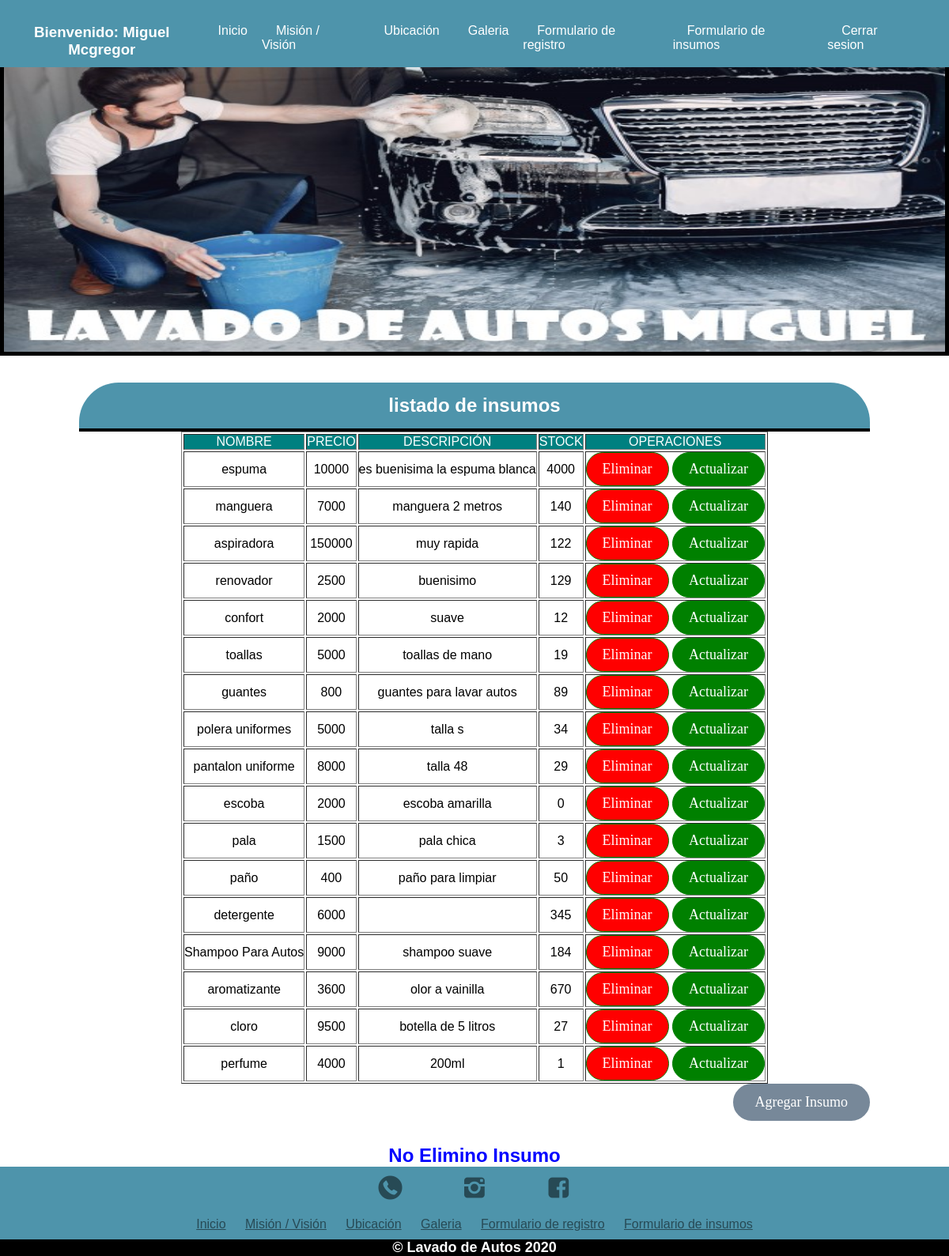
Page /eliminar_in/1/ (signed in) on the committed database.
### miProyectodwy/models.py (models this page shows, shortened)
class Slider1(models.Model):
    ident = models.CharField(max_length=15,primary_key=True)
    imagen = models.ImageField(upload_to='autos',null=True)

class Insumos(models.Model):
    nombre = models.CharField(max_length=120,primary_key=True)
    precio = models.IntegerField()
    descripcion = models.TextField()
    stock = models.IntegerField()

### miProyectodwy/views.py (the view)
# urls.py: path('eliminar_in/<id>/',eliminar_insumo,name='ELIMINARI'),
@login_required(login_url='/login/')
@permission_required('miProyectodwy.view_insumos', login_url='/login/')
@permission_required('miProyectodwy.delete_insumos', login_url='/login/')
def eliminar_insumo(request,id):
    try:
        insumo = Insumos.objects.get(nombre=id)
        insumo.delete()
        msg='Insumo Eliminado'
    except :
        msg='No Elimino Insumo'
    lista = Insumos.objects.all()
    sliders = Slider1.objects.all()
    return render(request,'web/admin_insumos.html',{'lista_insumos':lista, 'msg':msg,'imagenes':sliders})

### miProyectodwy/templates/web/admin_insumos.html (shortened to what this page needs)
{% extends "web/plantilla.html" %}
{% load static%}
{% block contenido %}
        <div class="contenedor">
            <div id="contenido">
                <div id="section2">
                <h2 class="formulariotitulo"> listado de insumos </h2>
                    <table style="margin: auto;" border="1"   >
                          <tr style="background-color: teal; color: white; text-align: center;">
                              <td>NOMBRE</td>
                              <td>PRECIO</td>
                              <td>DESCRIPCIÓN</td>
                              <td>STOCK</td>
                              <td>OPERACIONES</td>
                           </tr>
                        {% for item in lista_insumos %}
                        <tr style="text-align: center;" >
                            <td>{{item.nombre}}</td>
                            <td>{{item.precio}}</td>
                            <td>{{item.descripcion}}</td>
                            <td>{{item.stock}}</td>
                            <td>
                                <input type="button" value="Eliminar" onclick="eliminar('{{item.nombre}}')" class="botonregistrar" style="background-color: red;" >
                                <input type="button" value="Actualizar" onclick="actualizar('{{item.nombre}}')" class="botonregistrar"  >
                                </td>
                        </tr>
                        {% endfor %}
                    </table>
                    <input type="button" onclick="ir()" value="Agregar Insumo" class="botonlimpiar" style="float: right; " >
                </div>
            </div>
        </div>
     <div style="text-align: center; color: blue;">
            <h2>{{msg}}</h2>
        </div>
{% endblock  %}

### miProyectodwy/templates/web/plantilla.html (shortened to what this page needs)
<!DOCTYPE html>
<html lang="es">
{% load static %}
<head>
    <link rel="stylesheet" href="{%static 'iconos/css/fontello.css' %}">
    <link rel="stylesheet" href="{%static 'css/menu.css' %}">
    <link rel="stylesheet" href="{%static 'css/estilos-index.css' %}">
    <link rel="stylesheet" href="{% static 'css/footer.css' %}">
    <link rel="stylesheet" href="{%static 'css/misionvision.css'%}">
    <link rel="stylesheet" href="{%static 'css/ubicacion.css' %}">
    <link rel="stylesheet" href="{%static 'css/galeria.css'  %}">
    <link rel="stylesheet" href=" {%static 'dist/css/lightbox.min.css' %}">
    <link rel="stylesheet" href="{%static 'css/formulario_registro.css' %}">
    <link rel="stylesheet" href=" {%static 'css/formulario_insumos.css' %}">
    <link rel="stylesheet" href="{%static 'js/script.js' %}">
</head>
<body>
    <header>
        <nav class="menu">
            <ul>
                {% if user.is_authenticated %}
                <li><h3 style="text-align: center; ; color: white; font-family: 'Franklin Gothic Medium', 'Arial Narrow', Arial, sans-serif; ">Bienvenido: {{user.first_name}} {{user.last_name}}</h3></li>
                {% endif %}
                <li><a href="{% url 'INDEX' %}">Inicio</a></li>
                <li><a href="{% url 'MISIONVISION' %}">Misión / Visión</a></li>
                <li><a href="{% url 'UBICACION' %}">Ubicación</a></li>
                <li><a href="{% url 'GALERIA' %}">Galeria</a></li>
                <li><a href="{% url 'FORMULARIOREGISTRO' %}">Formulario de registro</a></li>
                <li><a href="{% url 'FORMULARIOINSUMOS' %}">Formulario de insumos</a></li>
                {% if user.is_authenticated %}
                <li><a href="{% url 'LOGOUT' %}">Cerrar sesion</a></li>
                {% else %}
                <li><a href="{% url 'LOGIN' %}">Login</a></li>
                {% endif %}
            </ul>
        </nav>
    </header>
    <main>
        <div class="slider">
            <ul>
                {% for item in imagenes %}
                <li id="{{item.ident}}"> <img src="{{item.imagen.url}}" alt=""></li>
                {% endfor %}
            </ul>
        </div>
        {% block contenido  %}
        {% endblock contenido  %}
    </main>
    <footer>
        <div class="contenedor-footer">
            <div class="sociales">
                <a href="https://web.whatsapp.com"><label class="icon-whatsapp"></label></a>
                <a href="https://www.instagram.com"><label class="icon-instagram"></label></a>
                <a href="https://www.facebook.com/"><label class="icon-facebook"></label></a>
            </div>
            <div class="paginas">
                <a href="{% url 'INDEX' %}">Inicio</a>
                <a href="{% url 'MISIONVISION' %}">Misión / Visión</a>
                <a href="{% url 'UBICACION' %}">Ubicación</a>
                <a href="{% url 'GALERIA' %}">Galeria</a>
                <a href="{% url 'FORMULARIOREGISTRO' %}">Formulario de registro</a>
                <a href="{% url 'FORMULARIOINSUMOS' %}">Formulario de insumos</a>
            </div>
        </div>
        <h2 class="titulo-final">&copy; Lavado de Autos 2020</h2>
    </footer>
</body>
</html>

### miProyectodwy/static/css/menu.css (style rules this page uses)
* { margin: 0; padding: 0; box-sizing: border-box; font-family: Arial, Helvetica, sans-serif; }
header { width: 100%; height: 85px; background: #4e94ab; position: fixed; z-index: 100; }
.menu { width: auto; float: right; margin-top: 30px; margin-right: 2%; }
.menu ul { display: flex; }
.menu li { list-style: none; }
.menu li a { padding: 18px; text-decoration: none; color: white; }

### miProyectodwy/static/css/estilos-index.css (style rules this page uses)
.slider { width: 100%; margin: auto; overflow: hidden; }
.slider ul { display: flex; padding: 0%; width: 400%; animation: cambio 20s infinite alternate; }
.slider li { width: 100%; list-style: none; }
.slider img { width: 100%; height: 450px; border: 5px solid black; }
.contenedor { padding: 30px 0; width: 90%; max-width: 1000px; margin: auto; overflow: hidden; }

### miProyectodwy/static/css/footer.css (style rules this page uses)
footer { background: #4E94AB; width: 100%; overflow: hidden; }
.contenedor-footer .sociales { width: 100%; height: auto; text-align: center; padding: 10px 0; }
.icon-whatsapp, .icon-instagram, .icon-facebook { padding: 30px; color: rgba(0, 0, 0, 0.5); font-size: 30px; }
.contenedor-footer .paginas { width: 100%; margin: auto; background: #4E94AB; float: left; text-align: center; padding: 10px 0; }
.paginas a { color: rgba(0, 0, 0, 0.5); padding: 10px; }
.titulo-final { background: black; color: white; font-size: 18px; margin: auto; text-align: center; }

### miProyectodwy/static/css/misionvision.css (style rules this page uses)
.slider { width: 100%; margin: auto; overflow: hidden; }
.slider ul { display: flex; padding: 0%; width: 400%; animation: cambio 20s infinite alternate; }
.slider li { width: 100%; list-style: none; }
.slider img { width: 100%; height: 450px; border: 5px solid black; }

### miProyectodwy/static/css/galeria.css (style rules this page uses)
body { font-family: cursive; }

### miProyectodwy/static/css/formulario_registro.css (style rules this page uses)
.formulariotitulo { background-color: #4e94ab; font-family: Verdana, Geneva, Tahoma, sans-serif; color: white; padding: 15px; text-align: center; border-bottom: solid 4px black; border-top-left-radius: 50px; border-top-right-radius: 50px; }
input { font-family: 'Times New Roman', Times, serif; text-align: center; padding: 10px; font-size: 18px; border-radius: 96px; border: solid 3px #4e94ab; margin-bottom: 12px; }
.botonregistrar { background-color: green; color: white; margin: auto; padding: 10px 20px; cursor: pointer; border: solid 1px green; }
.botonlimpiar { background-color: lightslategray; color: white; margin: auto; padding: 10px 25px; cursor: pointer; border: solid 1px lightslategray; }

### miProyectodwy/static/css/formulario_insumos.css (style rules this page uses)
.formulariotitulo { background-color: #4e94ab; font-family: Verdana, Geneva, Tahoma, sans-serif; color: white; padding: 15px; text-align: center; border-bottom: solid 4px black; border-top-left-radius: 50px; border-top-right-radius: 50px; }
input { font-family: 'Times New Roman', Times, serif; text-align: center; padding: 10px; font-size: 18px; border-radius: 96px; border: solid 3px #4e94ab; margin-bottom: 12px; }
.botonregistrar { background-color: green; color: white; margin: auto; padding: 10px 20px; cursor: pointer; border: solid 1px green; }
.botonlimpiar { background-color: lightslategray; color: white; margin: auto; padding: 10px 25px; cursor: pointer; border: solid 3px lightslategray; }

### rows in the picture
Slider1: imagen (picture)
Insumos: nombre "espuma", precio "10000", descripcion "es buenisima la espuma blanca", stock "4000"
Insumos: nombre "manguera", precio "7000", descripcion "manguera 2 metros", stock "140"
Insumos: nombre "aspiradora", precio "150000", descripcion "muy rapida", stock "122"
Insumos: nombre "renovador", precio "2500", descripcion "buenisimo", stock "129"
Insumos: nombre "confort", precio "2000", descripcion "suave", stock "12"
Insumos: nombre "toallas", precio "5000", descripcion "toallas de mano", stock "19"
Insumos: nombre "guantes", precio "800", descripcion "guantes para lavar autos", stock "89"
Insumos: nombre "polera uniformes", precio "5000", descripcion "talla s", stock "34"
Insumos: nombre "pantalon uniforme", precio "8000", descripcion "talla 48", stock "29"
Insumos: nombre "escoba", precio "2000", descripcion "escoba amarilla", stock "0"
Insumos: nombre "pala", precio "1500", descripcion "pala chica", stock "3"
Insumos: nombre "paño", precio "400", descripcion "paño para limpiar", stock "50"
Insumos: nombre "detergente", precio "6000", stock "345"
Insumos: nombre "Shampoo Para Autos", precio "9000", descripcion "shampoo suave", stock "184"
Insumos: nombre "aromatizante", precio "3600", descripcion "olor a vainilla", stock "670"
Insumos: nombre "cloro", precio "9500", descripcion "botella de 5 litros", stock "27"
Insumos: nombre "perfume", precio "4000", descripcion "200ml", stock "1"

### other values in the picture
{{ user.first_name }} "Miguel"
{{ user.last_name }} "Mcgregor"
{{ msg }} "No Elimino Insumo"
